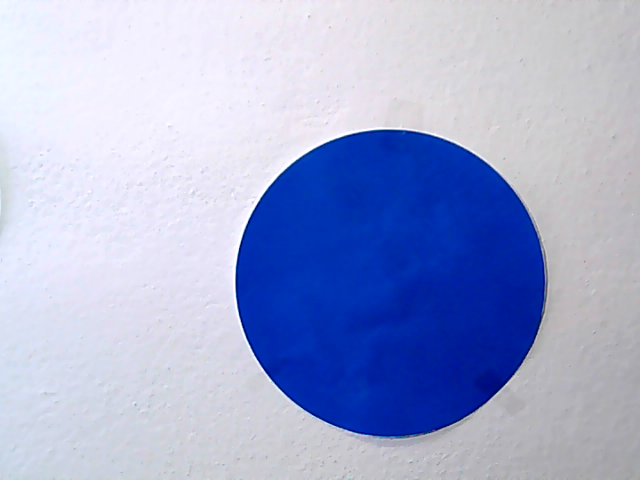
//> input picture Data/kruh.bmp, 640 x 480 px, given in place of frame350.jpg, which was not available
$ ./Source   (built with g++ and OpenCV 4)
//> lines starting //> are read from the running program, lines starting //| are printed output that depends on the picture; after the words box and inside, x2 and y2 are one past the last pixel; in counts of white or black regions, pixels touching at a corner belong together; pictures that were not available may be replaced by others from this repository, and a replacement may not be noted
/**
* @file Morphology_1.cpp
* @brief Erosion and Dilation sample code
* @author OpenCV team
*/

#include "opencv2/highgui/highgui.hpp"
#include "opencv2/imgproc/imgproc.hpp"

#include <iostream>

using namespace cv;
using namespace std;

void Kruhy(Mat ColMat, Mat *src, String Color);
void Objekty(Mat ColMat, Mat *src, String Color);
void MeanLines(vector<Vec2f> lines, vector<Vec2f> *linesFiltered);
float Sum(vector<float> x);
Point CenterCalc(vector<Point> points);
float Lengths(vector<Point> points, vector<float> *dlzka);
uint PocetObjektov(Mat mat);
void ClearObject(Mat *mat, uchar revers);

#define PravyUhol 90

RNG rng(12345);

int main(int argc, char** argv)
{
	/*VideoCapture cap;
	if (!cap.open(1))
	{
		return 0;
	}*/
	for (int im = 350; im < 500; im++)
	{
		char cesta[50];
		sprintf(cesta, "../../OpenCVTest/DataJPG/frame%d.jpg", im);
		Mat src = imread(cesta, IMREAD_UNCHANGED);
//> src is the input picture: 480 rows x 640 cols, CV_8UC3; mean B, G, R 210.9, 172.5, 162.9

		//cap >> src;
		if (src.empty())
		{
			cout << "can not open ";
			return -1;
		}

		Mat AFilter, HSV_Image, Rmat, Gmat, Bmat, HoughSource, Temp;
		GaussianBlur(src, AFilter, Size(3, 3), 0, 0); //Rozmazáva hrany
		//medianBlur(AFilter, AFilter, 5);
		cvtColor(AFilter, HSV_Image, CV_BGR2HSV);
//> HSV_Image: 480 rows x 640 cols, CV_8UC3; mean H, S, V 119.9, 71.8, 211

		inRange(HSV_Image, Scalar(100, 100, 20), Scalar(140, 255, 255), Bmat);
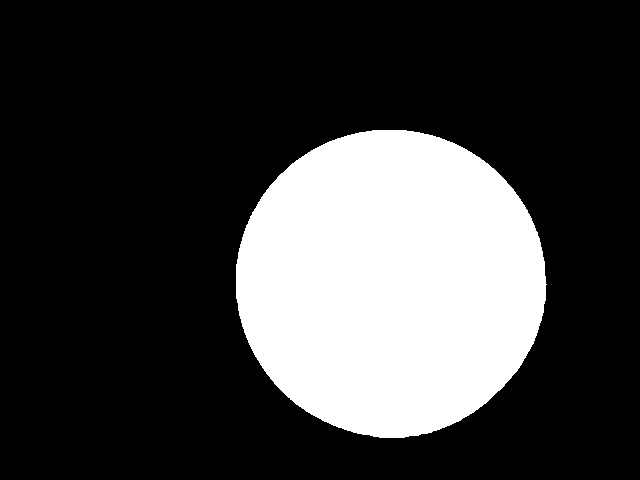
//> Bmat: 480 rows x 640 cols, CV_8UC1; 24.3% white; 1 white region, box (x1, y1, x2, y2) and area: (236, 130, 547, 438) 74794
		inRange(HSV_Image, Scalar(20, 100, 20), Scalar(95, 255, 255), Gmat);
//> Gmat: 480 rows x 640 cols, CV_8UC1; every value is 0
		inRange(HSV_Image, Scalar(0, 100, 20), Scalar(15, 255, 255), Rmat);
		inRange(HSV_Image, Scalar(160, 100, 20), Scalar(180, 255, 255), Temp);
		addWeighted(Rmat, 1.0, Temp, 1.0, 0.0, Rmat);

		//Zlepšenie detekcie kruhov pri použití filtra na binárny obraz
		GaussianBlur(Rmat, Rmat, Size(5, 5), 3, 3);
		GaussianBlur(Gmat, Gmat, Size(5, 5), 3, 3);
		GaussianBlur(Bmat, Bmat, Size(5, 5), 3, 3);
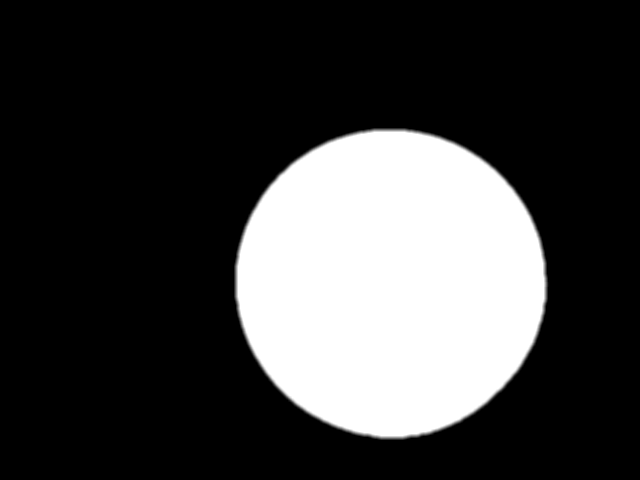
//> Bmat: 480 rows x 640 cols, CV_8UC1; 1.61% of pixels changed, all inside (x1, y1, x2, y2) = (234, 128, 549, 440)

		//imshow("Rmat", Rmat);
		//imshow("Gmat", Gmat);
		//imshow("Bmat", Bmat);

		//Detekcia objektov
		Mat Segm;
		if (PocetObjektov(Rmat) == 1) //Red
//> after the loop in PocetObjektov, `for (int i = 0; i < mat.rows; i++)`: PocetObjektov = 0
		{
			Objekty(Rmat, &src, "R");
			Kruhy(Rmat, &src, "R");
		}
		else
		{
			Segm = Rmat.clone();
			ClearObject(&Segm, 0);
			Objekty(Segm, &src, "R");
			Kruhy(Rmat, &src, "R");

			Segm = Rmat.clone();
			ClearObject(&Segm, 1);
			Objekty(Segm, &src, "R");
			Kruhy(Rmat, &src, "R");
		}

		if (PocetObjektov(Gmat) == 1) //Green
		{
			Objekty(Gmat, &src, "G");
			Kruhy(Gmat, &src, "G");
		}
		else
		{
			Segm = Gmat.clone();
			ClearObject(&Segm, 0);
			Objekty(Segm, &src, "G");
			Kruhy(Gmat, &src, "G");

			Segm = Gmat.clone();
			ClearObject(&Segm, 1);
			Objekty(Segm, &src, "G");
			Kruhy(Gmat, &src, "G");
		}

		if (PocetObjektov(Bmat) == 1) //Blue
		{
			Objekty(Bmat, &src, "B");
			Kruhy(Bmat, &src, "B");
		}
		else
		{
			Segm = Bmat.clone();
			ClearObject(&Segm, 0);
			Objekty(Segm, &src, "B");
			Kruhy(Bmat, &src, "B");

			Segm = Bmat.clone();
			ClearObject(&Segm, 1);
			Objekty(Segm, &src, "B");
			Kruhy(Bmat, &src, "B");
		}

		imshow("Detekcia", src);
		printf("\n");
		if (waitKey(30) == 27) break;
	}

	waitKey(10);

	return 0;
}

void Kruhy(Mat ColMat, Mat *src, String Color)
{
	vector<Vec3f> circles;
	HoughCircles(ColMat, circles, HOUGH_GRADIENT, 2, ColMat.rows / 4, 50, 50, 50, 150);

	//printf("Pocet kruhov: %u\n", (uint16_t)circles.size());

	for (size_t i = 0; i < circles.size() && i < 2; i++)
	{
		Point center(cvRound(circles[i][0]), cvRound(circles[i][1]));
		int radius = cvRound(circles[i][2]);

		//printf("x=%i y=%i\n", center.x, center.y);

		circle(*src, center, radius, Scalar(50, 50, 50), 3, 8, 0);
		putText(*src, Color + "Circle", center, FONT_HERSHEY_PLAIN, 1.5, Scalar(0, 0, 0), 2);
	}
}

void Objekty(Mat ColMat, Mat *src, String Color)
{
//> called with Color = 'R'
	Mat Keny;
	Canny(ColMat, Keny, 50, 200, 3);
	//imshow("Kenny", Keny);

	vector<Vec2f> lines;
	HoughLines(Keny, lines, 1, CV_PI / 180, 50, 0, 0);
//> lines = empty
	//printf("Pocet ciar: %u\n", (uint16_t)lines.size());

	//Vypísanie lines
	/*for (uint i = 0; i < lines.size(); i++)
	{
		float rho = lines[i][0], theta = lines[i][1];
		printf("rho=%.2f\ttheta=%.2f\n", rho, theta);
	}
	printf("\n");*/

	vector<Vec2f> linesFiltered;
	MeanLines(lines, &linesFiltered);

	//printf("Pocet ciar filtrovanych: %u\n", (uint16_t)linesFiltered.size());

	//Vypísanie lines filtrovaných
	/*for (uint i = 0; i < linesFiltered.size(); i++)
	{
		float rho = linesFiltered[i][0], theta = linesFiltered[i][1];
		printf("rho=%.2f\ttheta=%.2f\n", rho, theta);
	}
	printf("\n");*/

	vector<Point> priesecniky;
	vector<float> uhly;

	//H¾adanie prieseèníkov èiar
	for (uint i = 0; i < linesFiltered.size(); i++)
	{
		for (uint j = i + 1; j < linesFiltered.size(); j++)
		{
			float rho1 = linesFiltered[i][0], rho2 = linesFiltered[j][0];
			float theta1 = linesFiltered[i][1], theta2 = linesFiltered[j][1];
			if (abs(theta2 - theta1) > 0.1)
			{
				int x = (int)((rho1*sin(theta2) - rho2*sin(theta1)) / sin(theta2 - theta1));
				int y = (int)((rho2*cos(theta1) - rho1*cos(theta2)) / sin(theta2 - theta1));
				//circle(*src, Point(x, y), 5, Scalar(0, 0, 255), 3, 8, 0);
				priesecniky.push_back(Point(x, y));
				float uhol = (float)(abs(theta2 - theta1) * 180 / CV_PI);
				uhol = uhol > 90 ? 180 - uhol : uhol;
				uhly.push_back(uhol);
				//printf("x=%d\ty=%d\n", x, y);
			}
			//else printf("Nema presecnik\n");
		}
	}

	float uhlySum = Sum(uhly);
	if (priesecniky.size() == 4 && uhlySum > 345 && uhlySum < 375)
	{
		vector<float> dlzky;
		float minDlzka = Lengths(priesecniky, &dlzky);
		float meanDlzky = (float)(Sum(dlzky)/6.82);

		for (uint i = 0, index = 0; i < priesecniky.size(); i++)
		{
			for (uint j = i + 1; j < priesecniky.size(); j++, index++)
			{
				//printf("uhol=%f\t", uhly[i]);
				//printf("i=%d\tj=%d\n", i, j);
				if (meanDlzky < minDlzka*1.1) //Štvorec
				{
					if (dlzky[index]<minDlzka*1.2) line(*src, priesecniky[i], priesecniky[j], Scalar(50, 50, 50), 2);
				}
				else //Obdåžnik
				{
					if (dlzky[index]<minDlzka*1.6) line(*src, priesecniky[i], priesecniky[j], Scalar(50, 50, 50), 2);
				}
			}
		}
		if (meanDlzky < minDlzka*1.1) putText(*src, Color + "Square", CenterCalc(priesecniky), FONT_HERSHEY_PLAIN, 1.5, Scalar(0, 0, 0), 2);
		else putText(*src, Color + "Rectangle", CenterCalc(priesecniky), FONT_HERSHEY_PLAIN, 1.5, Scalar(0, 0, 0), 2);
	}

	if (priesecniky.size() == 3 && uhlySum > 165 && uhlySum < 195)
	{
		for (uint i = 0; i < priesecniky.size(); i++)
		{
			for (uint j = i + 1; j < priesecniky.size(); j++)
			{
				//printf("uhol=%f\t", uhly[i]);
				//printf("i=%d\tj=%d\n", i, j);
				line(*src, priesecniky[i], priesecniky[j], Scalar(50, 50, 50), 2);
			}
		}
		putText(*src, Color + "Triangle", CenterCalc(priesecniky), FONT_HERSHEY_PLAIN, 1.5, Scalar(0, 0, 0), 2);
	}
}

void MeanLines(vector<Vec2f> lines, vector<Vec2f> *linesFiltered)
{
	vector<uint> pocetnost;

	for (uint i = 0; i < lines.size(); i++)
	{
		float rho = lines[i][0];
		float theta = lines[i][1];
		if (rho < 0)
		{
			rho = abs(rho);
			theta -= (float)CV_PI;
		}
		//if (theta < 0) theta += (float)CV_PI;

		for (uint j = 0; j <= (*linesFiltered).size(); j++)
		{
			if (j < (*linesFiltered).size())
			{
				float rhoM = (*linesFiltered)[j][0] / pocetnost[j];
				float thetaM = (*linesFiltered)[j][1] / pocetnost[j];
				if (abs(rho - rhoM) < 30 && abs(theta - thetaM) < (15 * CV_PI / 180))
				{
					(*linesFiltered)[j][0] += rho;
					(*linesFiltered)[j][1] += theta;
					pocetnost[j]++;
					break;
				}
			}
			else
			{
				(*linesFiltered).push_back(Vec2f(rho, theta));
				pocetnost.push_back(1);
				break;
			}
		}
	}
//> this loop made 0 passes
	for (uint i = 0; i < (*linesFiltered).size(); i++)
	{
		(*linesFiltered)[i][0] /= pocetnost[i];
		(*linesFiltered)[i][1] /= pocetnost[i];
	}
}

float Sum(vector<float> x)
{
	float sum = 0;
	for (uint i = 0; i < x.size(); i++) sum += abs(x[i]);
//> after the loop, sum = 0
//> in Kruhy, `HoughCircles(ColMat, circles, HOUGH_GRADIENT, 2, ColMat.rows / 4, 50, ..`: circles = empty
//> in Objekty (call 5), `Canny(ColMat, Keny, 50, 200, 3);`:
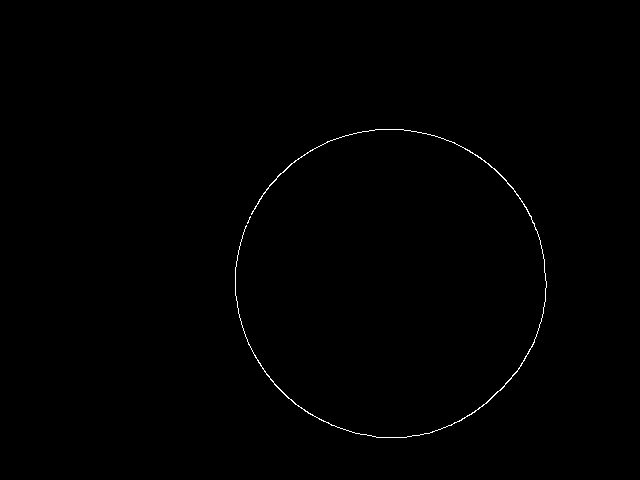
//> Keny: 480 rows x 640 cols, CV_8UC1; 0.35% white in thin lines or dots, all inside (x1, y1, x2, y2) = (235, 129, 547, 438)
//> the loop in Kruhy (call 5), `for (size_t i = 0; i < circles.size() && i < 2; i++)` made 1 pass
//> pass 1, in Kruhy (call 5), `putText(*src, Color + "Circle", center, FONT_HERSHEY_PLAIN, 1.5, Scala..`:
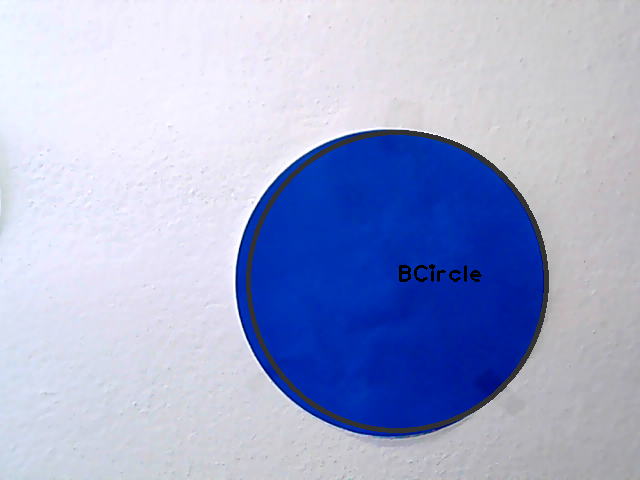
//> src: 480 rows x 640 cols, CV_8UC3; 1.71% of pixels changed, all inside (x1, y1, x2, y2) = (246, 130, 549, 433)
//> (the run ends here: the program exits with an error code, at `return -1;`)
